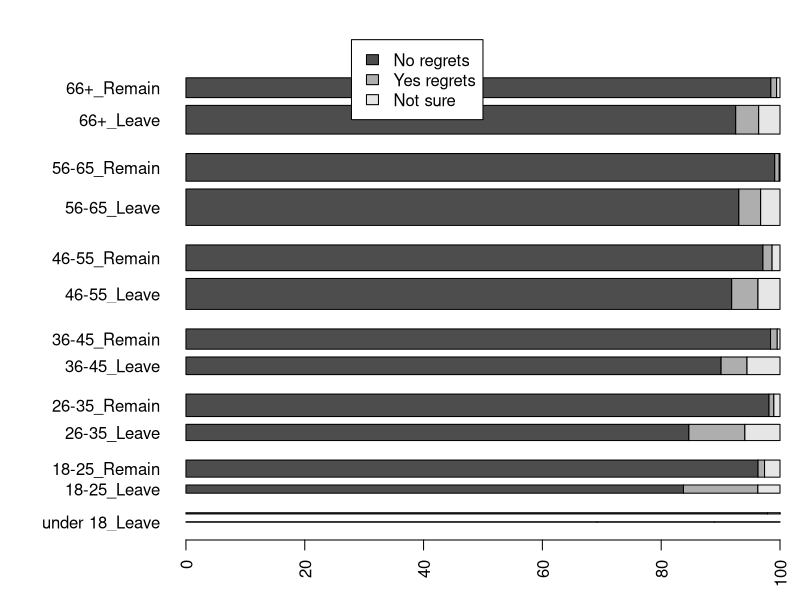

This chart was generated by the following R code: (Note: this script raises an error after producing the figure.)
## ---- chunk 1
options(scipen = 9, digits = 4)
library(knitr)
library(dplyr)
library(tidyr)
## ---- chunk 2
# # Data was downloaded from # # Data was downloaded from http://www.britishelectionstudy.com/custom/uploads/2016/10/BES2015_W9_Panel_v1.0.zip
# # Then manually opened in Stata and saved as a csv file, so that only the required variables can be imported.
# bregret.all <- read.csv("data/BES2015_W9_Panel_v1.0/bregret.csv", nrows=1)

## looking for vairables:
# search.pattern <- "ageW7"
# names(bregret.all)[grep(search.pattern,names(bregret.all))]
# grep(search.pattern,names(bregret.all))
# 
# stencil <- c(rep("NULL",3879))
# stencil[c(18, #  = wt_full_W6
#           26, # = wt_full_W9
#           2218, # = regretsIHaveAFewW6
#           2636, # = euRefExpectationW7
#           3121, # = ageW7
#           3148, # = euRefExpectationW8
#           3464, # = econPersonalRetroW8
#           3509, # = ageW8
#           3531, # = euRefTurnoutRetroW9
#           3533, # = euRefVoteW9
#           3535, # = regretsIHaveAFewW9
#           3752, # = ageGroup
#           3758, # = ns_secW1W2W3W4W5
#           3759, # = ns_sec_analyticW1W2W3W4W5
#           3762, # = gender
#           3766, # = gor
#           3767 # = education
#           )] <- NA
# 
# bregret.raw <- read.csv("data/BES2015_W9_Panel_v1.0/bregret.csv", colClasses = stencil)
# write.table(bregret.raw, file = "data/bregret.raw.csv")

bregret.raw <- read.table( "../data/bregret.raw.csv")

regrets <- xtabs(wt_full_W9~ regretsIHaveAFewW9 + euRefVoteW9 , data = bregret.raw)

names(attributes(regrets)$dimnames) <- c( "Regrets", "Reported vote")
colnames(regrets) <- c("Remain", "Leave", "Don't remember")
rownames(regrets) <- c("Regrets - No", "Regrets - Yes", "Regrets - Not sure")
regrets.prop <- apply(regrets, 2, function(x) x/sum(x))
N <- sum(xtabs(~ regretsIHaveAFewW9 + euRefVoteW9,data = bregret.raw))
kable(regrets.prop*100, digits = 2, caption = paste("Table 1: Percentage regretting their vote in each EU referendum camp (N =", N  , ")"))
## ---- chunk 3
# # Manually get actual referendum result. 
# http://www.electoralcommission.org.uk/find-information-by-subject/elections-and-referendums/past-elections-and-referendums/eu-referendum/electorate-and-count-information
remain <- 16141241
leave <- 17410742


data.frame(regrets = c("no", "yes", "dont know"),
                       Remain = regrets.prop[,1]* remain,
                       Leave = regrets.prop[,2]* leave, row.names = NULL) %>%
  gather(vote, count, 2:3, convert = TRUE) %>%
  mutate(vote2 = c("Remain 2", "Leave 2", "Remain 2", "Leave 2", "Remain 2","Leave 2"))%>%
  gather(time, vote,c(2,4), convert = TRUE) %>%
  group_by(time, vote) %>%
  summarise(result = sum(count)) %>%
  ungroup() %>%
  group_by(time) %>%
  mutate(prop = result/sum(result)*100) ->
  results

kable(results[1:2,2:4], digits = 4, caption = "Table 2: Actual EU referendum results")

# results1 <- data.frame(regrets = c("0", "1", "0"),
#                        remain = regrets.prop[,1]* remain,
#                        leave = regrets.prop[,2]* leave, row.names = NULL) 
# results1 %>% 
#   group_by(regrets) %>% 
#   summarize(remain = sum(remain), leave = sum(leave))%>% 
#   gather(N1, Value, 2:3, convert = TRUE) %>%
#   mutate(N2 = c("remain2", "leave2",  "leave2", "remain2"),
#          edgecol = c("red", "red", "orange", "green")) %>%
#   arrange(N1, N2)->
#   edges
# 
# nodes <- data.frame(ID = unique(c(edges$N1, edges$N2)), x = c(1,1,2,2),
#                      col= c( "yellow", "blue", "yellow", "blue" ),
#                     stringsAsFactors= FALSE )
# 
# r <- makeRiver(nodes, as.data.frame(edges))
# plot(r, node_margin = 0)


## ---- chunk 4


kable(data.frame(Remain = regrets.prop[,1]* remain,
                Leave = regrets.prop[,2]* leave),
      caption = "Table 3: Hypothetical numbers of voters regretting their decision"
)
## ---- chunk 5


kable(results[3:4,2:4], digits = 2, caption = "Table 4: Hypothetical referendum results with regretters switching camp")

## ---- chunk 6

comp <- cbind(elections2015 = prop.table(xtabs(wt_full_W6~ regretsIHaveAFewW6 , data = bregret.raw))*100,
      referendum2016 = prop.table(xtabs(wt_full_W9~ regretsIHaveAFewW9 , data = bregret.raw))*100)
rownames(comp) <- c("Regrets - No", "Regrets - Yes", "Regrets - Not sure")
options(scipen = 9, digits = 2)

## ---- chunk 7
options(scipen = 9, digits = 3)

kable(comp, digits = 2, caption = "Table 5: Comparing regret levels with 2015 elections",
      col.names = c("Elections 2015", "Referendum 2016"))
# pt <- cbind(elections2015 = xtabs(wt_full_W6~ regretsIHaveAFewW6 , data = bregret.raw),
  #    referendum2016 = xtabs(wt_full_W9~ regretsIHaveAFewW9 , data = bregret.raw))

# prop.test(c(pt[1,1], pt[1,2]), c(sum(pt[,1]), sum(pt[,2]))) 
# purl("scripts/Regret.Rmd", output = "scripts/Bregret.R")
## ---- chunk 8
regrets.age.w <- xtabs(wt_full_W9~ regretsIHaveAFewW9 + euRefVoteW9 + ageGroup , data = bregret.raw)

names(attributes(regrets.age.w)$dimnames) <- c( "Regrets", "Reported vote", "Age Group")

attributes(regrets.age.w)$dimnames[[1]] <- c("Regrets - No", "Regrets - Yes", "Regrets - Not sure")
attributes(regrets.age.w)$dimnames[[2]] <- c("Remain", "Leave", "Don't remember")

attributes(regrets.age.w)$dimnames[[3]] <- c("under 18", "18-25", "26-35", "36-45", "46-55", "56-65", "66+")

regrets.age.w %>% as.data.frame() %>%
  filter(Reported.vote != "Don't remember") %>%
  spread(Reported.vote, Freq) %>%
  arrange(Age.Group, Regrets) %>%
  select(Age.Group, Regrets, Remain, Leave) %>%
  group_by(Age.Group) %>%
  mutate(Remain = 100*Remain/sum(Remain),
         Leave = 100*Leave/sum(Leave)) -> regrets.age

N <- sum( xtabs(~ regretsIHaveAFewW9 + euRefVoteW9 + ageGroup , data = bregret.raw)[,1:2,1])
kable(regrets.age[1:3,], digits = 2, caption = paste("(N =", N  , ")"))

N <- sum(xtabs(~ regretsIHaveAFewW9 + euRefVoteW9 + ageGroup , data = bregret.raw)[,1:2,2])
kable(regrets.age[4:6,], digits = 2, caption = paste("(N =", N  , ")"))

N <- sum( xtabs(~ regretsIHaveAFewW9 + euRefVoteW9 + ageGroup , data = bregret.raw)[,1:2,3])
kable(regrets.age[7:9,], digits = 2, caption = paste("(N =", N  , ")"))

N <- sum( xtabs(~ regretsIHaveAFewW9 + euRefVoteW9 + ageGroup , data = bregret.raw)[,1:2,4])
kable(regrets.age[10:12,], digits = 2, caption = paste("(N =", N  , ")"))

N <- sum( xtabs(~ regretsIHaveAFewW9 + euRefVoteW9 + ageGroup , data = bregret.raw)[,1:2,5])
kable(regrets.age[13:15,], digits = 2, caption = paste("(N =", N  , ")"))

N <- sum( xtabs(~ regretsIHaveAFewW9 + euRefVoteW9 + ageGroup , data = bregret.raw)[,1:2,6])
kable(regrets.age[16:18,], digits = 2, caption = paste("(N =", N  , ")"))

N <- sum( xtabs(~ regretsIHaveAFewW9 + euRefVoteW9 + ageGroup , data = bregret.raw)[,1:2,7])
kable(regrets.age[19:21,], digits = 2, caption = paste("(N =", N  , ")"))

## ---- chunk 9


regrets.age %>% gather(vote, prop, 3:4) %>%
  unite(group , Age.Group, vote) %>%
  spread(group, prop) %>%
  select(c(1,14, 15, 2:13))-> regrets.mat

par(mar = c(3, 9, 3, 1), xpd = TRUE)

bar.widths <- as.vector(apply(regrets.age.w[,1:2,],2:3, sum)[2:1,])

barplot(as.matrix(regrets.mat[,2:15]),
        width = bar.widths,
        space = c(rep(c(1, 0.4), 7)),
        horiz =  TRUE, las = 2,
        legend.text = c("No regrets", "Yes regrets", "Not sure"),
        args.legend = list(x = 50, y = 30000))

       
## ---- chunk 10
regrets.gor.w <- xtabs(wt_full_W9~ regretsIHaveAFewW9 + euRefVoteW9 + gor , data = bregret.raw)

names(attributes(regrets.gor.w)$dimnames) <- c( "Regrets", "Reported vote", "GOR")

attributes(regrets.gor.w)$dimnames[[1]] <- c("Regrets - No", "Regrets - Yes", "Regrets - Not sure")
attributes(regrets.gor.w)$dimnames[[2]] <- c("Remain", "Leave", "Don't remember")


attributes(regrets.gor.w)$dimnames[[3]] <- c("North East", "North West", "Yorkshire and the Humber", "East Midlands", "West Midlands", "East of England", "London", "South East", "South West", "Wales", "Scotland")

regrets.gor.w %>% as.data.frame() %>%
  filter(Reported.vote != "Don't remember") %>%
  spread(Reported.vote, Freq) %>%
  arrange(GOR, Regrets) %>%
  select(GOR, Regrets, Remain, Leave) %>%
  group_by(GOR) %>%
  mutate(Remain = 100*Remain/sum(Remain),
         Leave = 100*Leave/sum(Leave)) -> regrets.gor

N <- sum( xtabs(~ regretsIHaveAFewW9 + euRefVoteW9 + gor , data = bregret.raw)[,1:2,1])
kable(regrets.gor[1:3,], digits = 2, caption = paste("(N =", N  , ")"))

N <- sum(xtabs(~ regretsIHaveAFewW9 + euRefVoteW9 + gor , data = bregret.raw)[,1:2,2])
kable(regrets.gor[4:6,], digits = 2, caption = paste("(N =", N  , ")"))

N <- sum( xtabs(~ regretsIHaveAFewW9 + euRefVoteW9 + gor , data = bregret.raw)[,1:2,3])
kable(regrets.gor[7:9,], digits = 2, caption = paste("(N =", N  , ")"))

N <- sum( xtabs(~ regretsIHaveAFewW9 + euRefVoteW9 + gor , data = bregret.raw)[,1:2,4])
kable(regrets.gor[10:12,], digits = 2, caption = paste("(N =", N  , ")"))

N <- sum( xtabs(~ regretsIHaveAFewW9 + euRefVoteW9 + gor , data = bregret.raw)[,1:2,5])
kable(regrets.gor[13:15,], digits = 2, caption = paste("(N =", N  , ")"))

N <- sum( xtabs(~ regretsIHaveAFewW9 + euRefVoteW9 + gor , data = bregret.raw)[,1:2,6])
kable(regrets.gor[16:18,], digits = 2, caption = paste("(N =", N  , ")"))

N <- sum( xtabs(~ regretsIHaveAFewW9 + euRefVoteW9 + gor , data = bregret.raw)[,1:2,7])
kable(regrets.gor[19:21,], digits = 2, caption = paste("(N =", N  , ")"))

N <- sum( xtabs(~ regretsIHaveAFewW9 + euRefVoteW9 + gor , data = bregret.raw)[,1:2,8])
kable(regrets.gor[22:24,], digits = 2, caption = paste("(N =", N  , ")"))

N <- sum( xtabs(~ regretsIHaveAFewW9 + euRefVoteW9 + gor , data = bregret.raw)[,1:2,9])
kable(regrets.gor[25:27,], digits = 2, caption = paste("(N =", N  , ")"))

N <- sum( xtabs(~ regretsIHaveAFewW9 + euRefVoteW9 + gor , data = bregret.raw)[,1:2,10])
kable(regrets.gor[28:30,], digits = 2, caption = paste("(N =", N  , ")"))

N <- sum( xtabs(~ regretsIHaveAFewW9 + euRefVoteW9 + gor , data = bregret.raw)[,1:2,11])
kable(regrets.gor[31:33,], digits = 2, caption = paste("(N =", N  , ")"))

## ---- chunk 11


regrets.gor %>% gather(vote, prop, 3:4) %>%
  unite(group , GOR, vote) %>%
  spread(group, prop)-> regrets.mat

par(mar = c(3, 10, 3, 1), xpd = TRUE)

bar.widths <- as.vector(apply(regrets.gor.w[,1:2,],2:3, sum)[2:1,])

barplot(as.matrix(regrets.mat[,2:23]),
        width = bar.widths,
        space = c(rep(c(1, 0.4), 11)),
        horiz =  TRUE, las = 2,
        legend.text = c("No regrets", "Yes regrets", "Not sure"),
        args.legend = list(x = 50, y = 40000))

       
